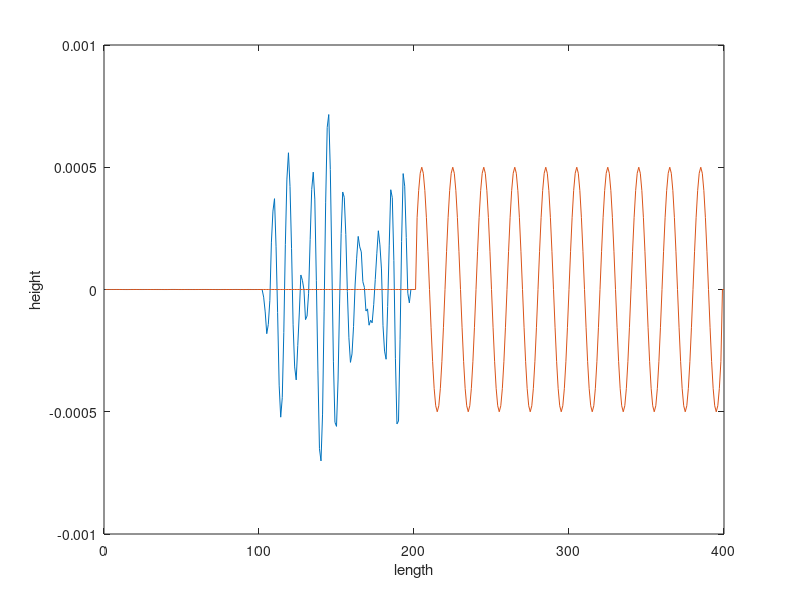
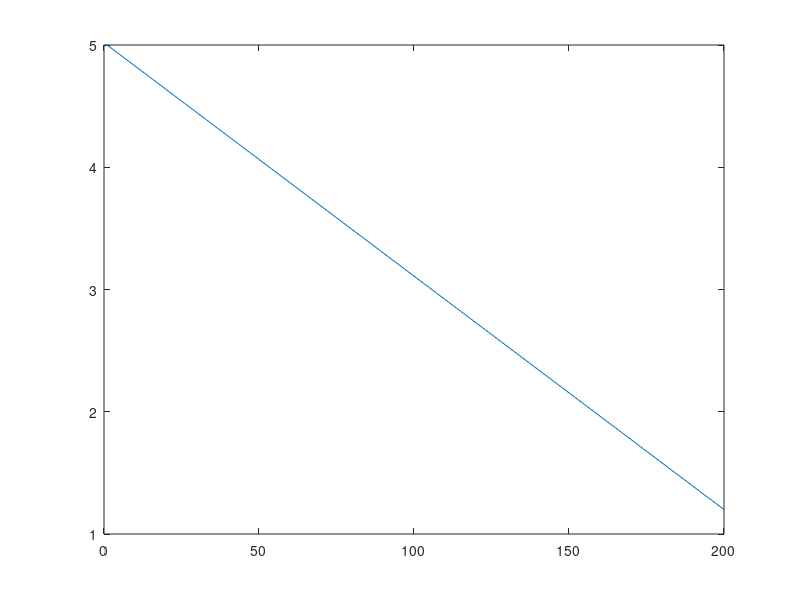

The MATLAB script that drew these images, in order: (Note: this script raises an error after producing the figures.)
% We try to numerically solve the differential equation.
clear all
close all
clc
clf

load('Data1.mat')
y0_ = y(end,:);
clearvars -except y0_
plot(y0_)
n=200
yIn = y0_;

% for i = n+1:2*n
%     yIn(i) = ( y0_(i)+y0_(end+1-n) )/2;
% end

% hold on
plot(yIn)
%%
global ncall  G ell ell0
% Independent variable for ODE integration
ncall=0;
% Initial condition
n=200;
MassPerLength = 0.01;
G = 3e6/MassPerLength;
w = 10e-3;
t = 1e-3;
I = w*t^3/12;
B = G*I;
A = w*t;
% gamma is typically 0.02
F = G*A*0.04;
ell0 = 100e-3;
ell = ell0
nMax = ell/pi*sqrt(F/B);
y0 =zeros(2*n,1);
% y0(2*n-n/2) = 1e-3;

for i = n+2:2*n-2
y0(i) = 0.0005*sin(20*pi*i/n);
end

y0(2:n-2) = y0(n+2:2*n-2)*1e-4;
% y0(2:n-2) = y0(n+2:2*n-2)*1e-4;

% y0(n+1:2*n)=y0_(n+1:2*n);

% y0 = yCondition
% for i = n+2:2*n-2
% y0(i) = 1e-5*sin(15*pi*i/(n));
% end
% y0(n+3:2*n-2) = 1e-7*(rand(n-4,1)-0.5);
% y0(n*3/2) = 0.00001*(rand(1)-0.5);
hold on
xMat = (1:n)/n*ell;
plot(y0(1:2*n))
xlabel('length')
ylabel('height')
hold off
% y0=yIn
%%
figure(2)
% ODE integration
tspan = [0 20e-3];
tmat = linspace(tspan(1),tspan(2),200);
Fmat = [linspace(5,1.2,200)];
nMax = ell/pi*sqrt(F/B);
clf
plot(Fmat)
%%
tic
% reltol=1.0e-09; abstol=1.0e-06;
% options=odeset('RelTol',reltol,'AbsTol',abstol);
% [t,y]=ode45(@(t,y) odeEulerBernoulli2(t,y,B_by_K,FbyKtMat,tMat,ell), tspan,y0,options);
[t,y]=ode45(@(t,y) odeEulerBernoulli5(t,y,Fmat,tmat,B), tspan,y0);

toc
%%
% contourf(y(:,n+1:2*n))

figure(1)
for ii = 1:1:length(t)
clf
plot(y(ii,n+1:2*n))
title(t(ii))
ylim([-0.03 0.03])

hold on
pause(0.1)
end

%%
xMat = (1:n)*ell/n;
clf
for jj = 1: size(y,1)
yInd = y(jj,n+1:2*n);
gammaMat(jj)   = (arclength(xMat,yInd)-ell)/ell;
end
plot(t,gammaMat)
%%
figure(2)
waterfall((y(1:1:end,n+1:2*n)))
view(10,100)

%